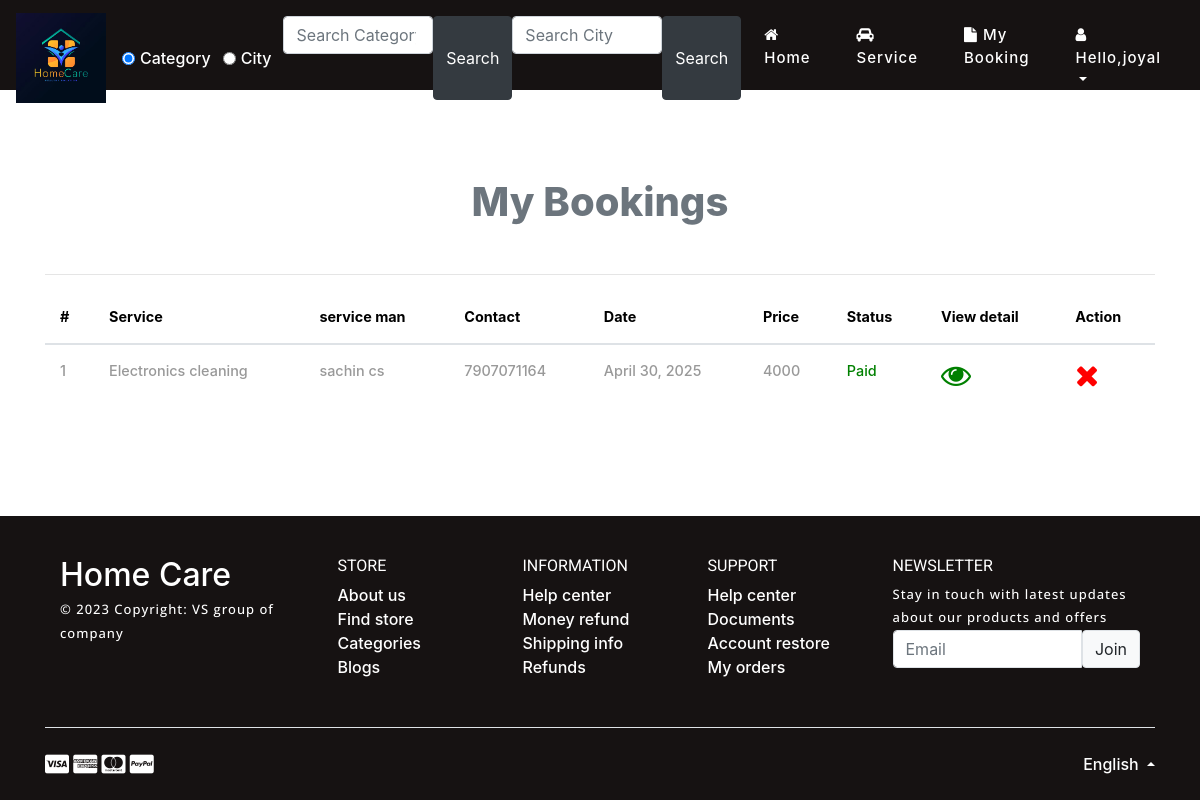
The page /customer_order (signed in) on the database its author committed.
### home_service/models.py (models this page shows, shortened)
class Order(models.Model):
    report_status = models.CharField(max_length=100, null=True)
    status = models.ForeignKey(Status,on_delete=models.CASCADE,null=True)
    service = models.ForeignKey(Service_Man, on_delete=models.CASCADE, null=True)
    customer = models.ForeignKey(Customer, on_delete=models.CASCADE, null=True)
    book_date = models.DateField(null=True)
    book_days = models.CharField(max_length=100, null=True)
    book_hours = models.CharField(max_length=100, null=True)
    price=models.IntegerField(null=True)
    razorpay_payment_id = models.CharField(max_length=100, null=True)
    razorpay_order_id = models.CharField(max_length=100, null=True)
    razorpay_signature = models.CharField(max_length=100, null=True)

class Service_Man(models.Model):
    status = models.ForeignKey(Status, on_delete=models.CASCADE, null=True)
    city = models.ForeignKey(City, on_delete=models.CASCADE, null=True)
    user = models.ForeignKey(User, on_delete=models.CASCADE, null=True)
    contact = models.CharField(max_length=100, null=True)
    address = models.CharField(max_length=100, null=True)
    doj = models.DateField(null=True)
    dob = models.DateField(null=True)
    id_type = models.CharField(max_length=100, null=True)
    service_name = models.CharField(max_length=100, null=True)
    experience = models.CharField(max_length=100, null=True)
    id_card = models.FileField(null=True)
    image = models.FileField(null=True,blank=True)
    price=models.IntegerField(default=500)

### home_service/views.py (the view)
# urls.py: path('customer_order',Customer_Order,name="customer_order"),
def Customer_Order(request):
    user= User.objects.get(id=request.user.id)
    error=""
    try:
        sign = Customer.objects.get(user=user)
        error = "pat"
    except:
        sign = Service_Man.objects.get(user=user)
        pass
    order = Order.objects.filter(customer=sign)
    d = {'error':error,'order':order}
    return render(request,'customer_order.html',d)

### home_service/templates/customer_order.html (shortened to what this page needs)
{% extends 'index.html' %}
{% load static %}
{% block body %}
	<div class="w3l_banner_info" style="height:10px">
		<div class="slider1">
			<div class="callbacks_container">
				<ul class="rslides" id="slider3">
					<li>
						<div class="slider1-img" style="height:90px">
							<div class="slider_banner_info">
							</div>
						</div>
					</li>
				</ul>
			</div>
		</div>
	</div>
</header>
<div class="container-fluid" style="margin-top:10%">
  <div class="container">
    <div class="text-center my-5">
      <span class="h1 text-secondary" style="font-weight: 800;">My Bookings</span>
    </div>
    <hr>
      <table class="table table-hover">
        <thead>
          <tr>
            <th style="color:black">#</th>
            <th style="color:black">Service</th>
            <th style="color:black">service man</th>
            <th style="color:black">Contact</th>
            <th style="color:black">Date</th>
            <th style="color:black">Price</th>
            <th style="color:black">Status</th>
            <th style="color:black">View detail</th>
            <th style="color:black">Action</th>
          </tr>
        </thead>
        <tbody>
          {% for i in order %}
            <tr>
              <td>{{forloop.counter}}</td>
              <td>{{i.service.service_name}}</td>
              <td>{{i.service.user.first_name}} {{i.service.user.last_name}}</td>
              <td>{{i.service.contact}}</td>
              <td>{{i.book_date}}</td>
              <td>{{i.price}}</td>
              {% if i.status.status == 'Accept' %}
                  {% if i.report_status == 'Success' %}
                  <td style="color:green;">Paid</td>
                  {% else %}
                    <td><a href="{% url 'create_order' i.id %}">Pay Now</a></td>
                  {% endif %}
              {% else %}
                  <td>{{i.status.status}}</td>
              {% endif %}
              <td><a href="{% url 'Booking_detail' i.id %}" ><i style="font-size:30px;color:green" class="fa fa-eye"></i></a></td>
              <td><a href="{% url 'delete_Booking' i.id %}" ><i style="font-size:30px;color:red" class="fa fa-times" onclick="return confirm('Are You Confirm?')"></i></a></td>
            </tr>
          {% endfor %}
        </tbody>
      </table>
  </div>
</div>
{% endblock %}

### home_service/templates/index.html (shortened to what this page needs)
<!DOCTYPE html>
{% load static %}
<html>
<head>
<link href="{% static 'css/bootstrap.min.css' %}" rel="stylesheet" type="text/css" media="all">
<link href="{% static 'css/fontawesome-all.min.css' %}" rel="stylesheet" type="text/css" media="all">
<link href="{% static 'css/easy-responsive-tabs.css' %}" rel='stylesheet' type='text/css'/>
<link rel="stylesheet" href="{% static 'css/flexslider.css' %}" type="text/css" media="all">
<link rel="stylesheet" type="text/css" href="{% static 'css/style_common.css' %}" />
<link rel="stylesheet" type="text/css" href="{% static 'css/style1.css' %}" />
<link href="{% static 'css/style.css' %}" rel="stylesheet" type="text/css" media="all"/>
<link rel="stylesheet" href="https://cdnjs.cloudflare.com/ajax/libs/font-awesome/4.7.0/css/font-awesome.min.css">
</head>
<body>
<header>
	<nav class="navbar navbar-expand-lg navbar-light">
      <a class="navbar-brand" href="{% url 'home' %}"><img src="{%static 'images/logo.avif'%}" alt="" style="width: 1.8em;"></a>
      <div class="collapse navbar-collapse" id="navbarSupportedContent">
        <ul class="navbar-nav ml-auto">
          {% if request.user.is_staff %}
            <li class="nav-item dropdown">
              <a class="nav-link dropdown-toggle" href="#" id="navbarDropdown"  role="button" data-toggle="dropdown" aria-haspopup="true" aria-expanded="false">
                <i class="fa fa-user"></i> Hello,{{request.user.username}}
              </a>
              <div class="dropdown-menu" aria-labelledby="navbarDropdown">
                <a class="dropdown-item" href="{% url 'profile' %}">Profile</a>
                <a class="dropdown-item" href="{% url 'logout' %}">Logout</a>
              </div>
            </li>
          {% else %}
          {% if request.user.username %}
            {% if error == "pat" %}
            <div class="form-check form-check-inline">
              <input class="form-check-input" type="radio" name="search_type" id="search_category" value="category" checked>
              <label class="form-check-label text-white" for="search_category">Category</label>
            </div>
            <div class="form-check form-check-inline">
              <input class="form-check-input" type="radio" name="search_type" id="search_city" value="city">
              <label class="form-check-label text-white" for="search_city">City</label>
            </div>
            <form class="d-flex" role="search" method="GET" action="{% url 'customer_service_cat_search' %}">
              <div id="category_search_box">
                <input class="form-control me-2" name="category" type="search" placeholder="Search Category" aria-label="Search">
              </div>
              <button class="btn btn-dark" type="submit">Search</button>
            </form>
            <form class="d-flex" role="search" method="GET" action="{% url 'customer_service_city_search' %}">
              <div id="city_search_box">
                <input class="form-control me-2" name="city" type="search" placeholder="Search City" aria-label="Search">
              </div>
              <button class="btn btn-dark" type="submit">Search</button>
            </form>
              <li class="nav-item ">
                <a class="nav-link" href="{% url 'user_home' %}">
                <i class="fa fa-home"></i> Home</a>
              </li>
              <li class="nav-item ">
                <a class="nav-link" href="{% url 'service' %}">
                <i class="fa fa-car"></i> Service</a>
              </li>
              <li class="nav-item ">
                <a class="nav-link" href="{% url 'customer_order' %}">
                <i class="fa fa-file"></i> My Booking</a>
              </li>
              <li class="nav-item dropdown">
                <a class="nav-link dropdown-toggle" href="#" id="navbarDropdown"  role="button" data-toggle="dropdown" aria-haspopup="true" aria-expanded="false">
                  <i class="fa fa-user"></i> Hello,{{request.user.username}}
                </a>
              </li>
          {% endif %}
          {% endif %}
            {% endif %}
        </ul>
      </div>
  </nav>
    {% block body %}
    {% endblock %}
      <footer class="text-lg-start text-white text-muted mt-auto mb-0" style="background-color:rgb(22, 18, 18);">
        <section class="">
          <div class="container text-white text-md-start pt-4 pb-4">
            <div class="row mt-3">
              <div class="col-12 col-lg-3 col-sm-12 mb-2">
                <a href="" target="_blank" class=" h2">
                  Home Care
                </a>
                <p class="mt-1 text-white">
                  © 2023 Copyright: VS group of company
                </p>
              </div>
              <div class="col-6 col-sm-4 col-lg-2">
                <h6 class="text-uppercase text-white fw-bold mb-2">
                  Store
                </h6>
                <ul class="list-unstyled mb-4 text-white">
                  <li><a class="text-white" href="#">About us</a></li>
                  <li><a class="text-white" href="#">Find store</a></li>
                  <li><a class="text-white" href="#">Categories</a></li>
                  <li><a class="text-white" href="#">Blogs</a></li>
                </ul>
              </div>
              <div class="col-6 col-sm-4 col-lg-2">
                <h6 class="text-uppercase text-white fw-bold mb-2">
                  Information
                </h6>
                <ul class="list-unstyled mb-4">
                  <li><a class="text-white" href="#">Help center</a></li>
                  <li><a class="text-white" href="#">Money refund</a></li>
                  <li><a class="text-white" href="#">Shipping info</a></li>
                  <li><a class="text-white" href="#">Refunds</a></li>
                </ul>
              </div>
              <div class="col-6 col-sm-4 col-lg-2">
                <h6 class="text-uppercase text-white fw-bold mb-2">
                  Support
                </h6>
                <ul class="list-unstyled mb-4">
                  <li><a class="text-white" href="#">Help center</a></li>
                  <li><a class="text-white" href="#">Documents</a></li>
                  <li><a class="text-white" href="#">Account restore</a></li>
                  <li><a class="text-white" href="#">My orders</a></li>
                </ul>
              </div>
              <div class="col-12 col-sm-12 col-lg-3">
                <h6 class="text-uppercase text-white fw-bold mb-2">Newsletter</h6>
                <p class="text-white">Stay in touch with latest updates about our products and offers</p>
                <div class="input-group mb-3">
                  <input type="email" class="form-control border" placeholder="Email" aria-label="Email" aria-describedby="button-addon2" />
                  <button class="btn btn-light border shadow-0" type="button" id="button-addon2" data-mdb-ripple-color="dark">
                    Join
                  </button>
                </div>
              </div>
            </div>
          </div>
        </section>
        <div class="">
          <div class="container">
            <div class="d-flex justify-content-between py-4 border-top">
              <div>
                <i class="fab fa-lg fa-cc-visa text-white"></i>
                <i class="fab fa-lg fa-cc-amex text-white"></i>
                <i class="fab fa-lg fa-cc-mastercard text-white"></i>
                <i class="fab fa-lg fa-cc-paypal text-white"></i>
              </div>
              <div class="dropdown dropup">
                <a class="dropdown-toggle text-white" href="#" id="Dropdown" role="button" data-mdb-toggle="dropdown" aria-expanded="false"> English </a>
              </div>
            </div>
          </div>
        </div>
      </footer>
</body>
</html>

### home_service/static/css/easy-responsive-tabs.css (style rules this page uses)
body { margin: 0px; padding: 0px; background: #f5f5f5; font-weight: 500; }
ul.resp-tabs-list, p { margin: 0px; padding: 0px; }

### home_service/static/css/style.css (style rules this page uses)
body { padding: 0; margin: 0; background-color:#fff; }
body a { transition: 0.5s all; -webkit-transition: 0.5s all; -moz-transition: 0.5s all; -o-transition: 0.5s all; -ms-transition: 0.5s all; text-decoration: none; }
h1, h2, h3, h4, h5, h6 { margin: 0; padding: 0; font-weight:normal; font-family: 'Roboto', sans-serif; }
p { margin: 0; letter-spacing:1px; line-height:1.8em; font-size:13px; font-family: 'Open Sans', sans-serif; }
.row { margin:0px; padding:0px; }
ul { margin: 0; padding: 0; }
label { margin: 0; }
a { color:#000; }
.navbar-collapse { padding: 0; }
.slider_banner_info { padding-top: 18em; text-align: center; width: 60%; margin: 0 auto; }
.slider1-img { background-color:rgb(22, 18, 18); background-size: cover; -webkit-background-size: cover; -moz-background-size: cover; -o-background-size: cover; -ms-background-size: cover; height: 400px; }
#slider2, #slider3 { box-shadow: none; -moz-box-shadow: none; -webkit-box-shadow: none; margin: 0 auto; }
.callbacks { position: relative; list-style: none; overflow: hidden; width: 100%; padding: 0; margin: 0; }
.callbacks li { position: absolute; width: 100%; }
.rslides { position: relative; list-style: none; overflow: hidden; width: 100%; padding: 0; }
.rslides li { -webkit-backface-visibility: hidden; position: absolute; display: none; width: 100%; left: 0; top: 0; }
.rslides li { position: relative; display: block; float: left; }
nav.navbar.navbar-expand-lg.navbar-light { position: absolute; top: 0px; z-index: 9; width:100%; }
.w3l_banner_info { position: relative; }
.navbar-light .navbar-brand { color: #fff; font-size:50px; letter-spacing: 1px; }
.navbar-light .navbar-nav .nav-link { color: #fff; font-size: 15px; letter-spacing: 1px; margin:0 15px; }
i.fa.fa-eye { font-size: 50px; color: #000; margin-bottom: 20px; color:#000; }
.table > thead > tr > th, .table > tbody > tr > th, .table > tfoot > tr > th, .table > thead > tr > td, .table > tbody > tr > td, .table > tfoot > tr > td { border-top: none !important; }
.table td, .table>tbody>tr>td, .table>tbody>tr>th, .table>tfoot>tr>td, .table>tfoot>tr>th, .table>thead>tr>td, .table>thead>tr>th { padding: 15px!important; }
.table > thead > tr > th, .table > tbody > tr > th, .table > tfoot > tr > th, .table > thead > tr > td, .table > tbody > tr > td, .table > tfoot > tr > td { font-size: 0.9em; color: #999; border-top: none !important; }
.input-group { margin-bottom: 20px; }

### home_service/templates/index.html (style rules this page uses)
body { display: flex; flex-direction: column; min-height: 100vh; }

### home_service/templates/customer_order.html (style rules this page uses)
th { color:black; font-weight:bold; }

### rows shown on the page
Order: service.service_name "Electronics cleaning", service.user.first_name "sachin", service.user.last_name "cs", service.contact "7907071164", book_date "April 30, 2025", price "4000", report_status "Paid"

### other values the page prints
{{ request.user.username }} "joyal"
